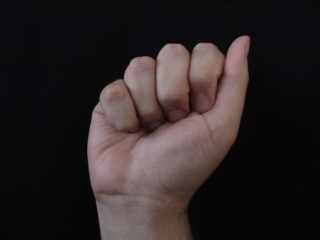
#> input picture hand-reader-dataset/A/00000.jpg, 320 x 240 px; its folder holds only this picture in this run
$ python bagOfWordsDownSampled.py
#> lines starting #> are read from the running program, lines starting #| are printed output that depends on the picture; after the words box and inside, x2 and y2 are one past the last pixel; in counts of white or black regions, pixels touching at a corner belong together
import cv2
import numpy as np
from sklearn.cluster import KMeans
from sklearn import svm
from sklearn.model_selection import train_test_split


SIFTfeatures=[]
numEachPic=[]
# from matplotlib import pyplot as plt
#sift
def siftExtrator(poseName,poseId):
#> called with poseName = 'A', poseId = 0
	print(poseName)
	featuresEveryPic=[]
	for i in range(10):
		img=cv2.imread('./hand-reader-dataset/%c/0%d00%d.jpg'%(poseName,poseId,i))
#> img is the input picture: shape (240, 320, 3); mean B, G, R 36.2, 35.9, 43.5
		# print('./hand-reader-dataset/%c/0000%d.jpg'%(poseId,i))
		img=cv2.resize(img,(180,120))
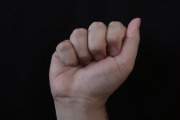
#> img: shape (120, 180, 3); mean B, G, R 36.1, 35.9, 43.4
		gray=cv2.cvtColor(img,cv2.COLOR_BGR2GRAY)
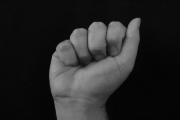
#> gray: shape (120, 180); min 2, max 157, mean 38.2
		sift=cv2.xfeatures2d.SIFT_create()
		kp,des=sift.detectAndCompute(gray,None)
#> kp = 46 keypoints; strongest (x, y, size): (135, 23, 7), (87, 66, 54.2), (96, 34, 15.1), (115, 28, 9.2)
		des=des.T/des.sum(axis=1,dtype='float')
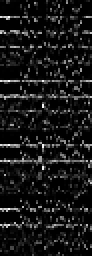
#> des: shape (128, 46) float64 (shown 2 times larger); min 0, max 0.0836, mean 0.00781; drawn with min black and max white
		# print('this descriptor shape:',des.shape)
		if i==0:
			descriptors=des
			ret,thresh=cv2.threshold(gray,25,255,cv2.THRESH_BINARY)
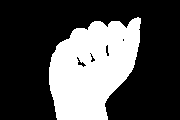
#> thresh: shape (120, 180); 30.9% white; 1 white region, box (x1, y1, x2, y2) and area: (49, 17, 141, 120) 6683
			cv2.imwrite('template%d.jpg'%poseId,img)
		else:
			descriptors=np.concatenate((descriptors,des),axis=1)
		# print('all descriptors shape:',descriptors.shape)
		featuresEveryPic.append(des.shape[1])
		img=cv2.drawKeypoints(gray,kp,None,flags=cv2.DRAW_MATCHES_FLAGS_DRAW_RICH_KEYPOINTS)
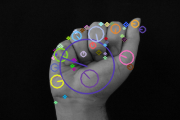
#> img: shape (120, 180, 3); mean of channels 0, 1, 2 40.1, 39, 39.9; drawn as B, G, R
		cv2.imwrite('./test/sift%c%d.jpg'%(poseName,i),img)
	for i in range(11,50):
		img=cv2.imread('./hand-reader-dataset/%c/0%d0%d.jpg'%(poseName,poseId,i))
		# print('./hand-reader-dataset/%c/000%d.jpg'%(poseId,i))
		img=cv2.resize(img,(180,120))
		gray=cv2.cvtColor(img,cv2.COLOR_BGR2GRAY)
		sift=cv2.xfeatures2d.SIFT_create()
		kp,des=sift.detectAndCompute(gray,None)
		des=des.T/des.sum(axis=1,dtype='float')
		descriptors=np.concatenate((descriptors,des),axis=1)
		featuresEveryPic.append(des.shape[1])
		img=cv2.drawKeypoints(gray,kp,None,flags=cv2.DRAW_MATCHES_FLAGS_DRAW_RICH_KEYPOINTS)
		cv2.imwrite('./test/sift%c%d.jpg'%(poseName,i),img)
	print(descriptors.shape)
	return descriptors, featuresEveryPic

def Kmeans(descriptor,num_clusters):
	descriptor = np.float32(descriptor)
	# Define criteria = ( type, max_iter = 10 , epsilon = 1.0 )
	criteria = (cv2.TERM_CRITERIA_EPS + cv2.TERM_CRITERIA_MAX_ITER, 10, 1.0)
	# Set flags use kmeans++ initialization
	flags = cv2.KMEANS_PP_CENTERS
	# Apply KMeans
	compactness,labels,centers = cv2.kmeans(descriptor,num_clusters,None,criteria,10,flags)
	# compactness gives the error, labels gives the cluster each point is in
	# centers gives the value of center
	# NumberOfNodes = np.array([list(labels).count(i) for i in range(50) ])
	# NumberOfNodes gives number of nodes in each cluster.
	# print(compactness)
	# return NumberOfNodes
	return labels,centers

def kmeansNew(descriptor,num_clusters):
	kmeans=KMeans(n_clusters=num_clusters, random_state=0).fit(descriptor)
	return kmeans

def featureMap(pointer,poseName,poseId):
	global SIFTfeatures,numEachPic
	Descriptor,featuresEveryPic = siftExtrator(poseName,poseId)
	SIFTfeatures.append(Descriptor)
	pointer+=sum(featuresEveryPic)
	numEachPic.append(featuresEveryPic)
	return pointer

def readInAndMatch():
	pointer=0
	FeatureOfPose={}
	for i in range(4):
		FeatureOfPose[chr(ord('A')+i)]=featureMap(pointer,chr(ord('A')+i),i)
		pointer=FeatureOfPose[chr(ord('A')+i)]
	FeatureOfPose['G']=featureMap(pointer,'G',4)
	pointer=FeatureOfPose['G']
	FeatureOfPose['H']=featureMap(pointer,'H',5)
	pointer=FeatureOfPose['H']
	FeatureOfPose['I']=featureMap(pointer,'I',6)
	pointer=FeatureOfPose['I']
	FeatureOfPose['L']=featureMap(pointer,'L',7)
	pointer=FeatureOfPose['L']
	FeatureOfPose['V']=featureMap(pointer,'V',8)
	pointer=FeatureOfPose['V']
	FeatureOfPose['Y']=featureMap(pointer,'Y',9)
	pointer=FeatureOfPose['Y']
	allFeatures=np.concatenate(tuple(SIFTfeatures),axis=1)
	return FeatureOfPose,allFeatures

def BoWeveryPic(numEachPic,labels):
	ptr=0
	poseId=0
	dictPose={}
	for pose in numEachPic:
		BoWOfPose=[]
		for pic in pose:
			BowVectors=np.zeros((1,210),dtype=int)
			unique,counts=np.unique(labels[ptr:ptr+pic],return_counts=True)
			index=np.array(range(counts.shape[0]))
			BowVectors[0,unique]=counts[index]
			BoWOfPose.append(BowVectors)
			ptr+=pic
		dictPose[poseId]=BoWOfPose
		poseId+=1
	return dictPose


#> (the run stopped early here; a loop or call above may not have finished)
